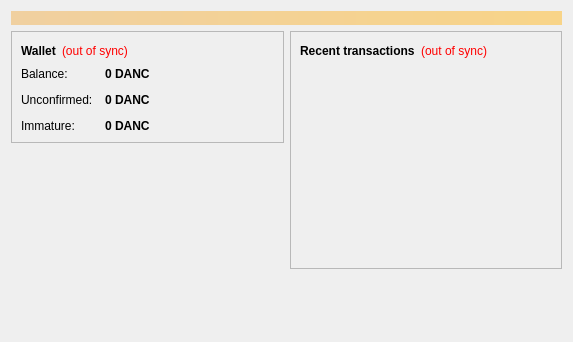
<?xml version="1.0" encoding="UTF-8"?>
<ui version="4.0">
 <class>OverviewPage</class>
 <widget class="QWidget" name="OverviewPage">
  <property name="geometry">
   <rect>
    <x>0</x>
    <y>0</y>
    <width>573</width>
    <height>342</height>
   </rect>
  </property>
  <property name="windowTitle">
   <string>Form</string>
  </property>
  <layout class="QVBoxLayout" name="topLayout">
   <item>
    <widget class="QLabel" name="labelAlerts">
     <property name="visible">
      <bool>false</bool>
     </property>
     <property name="styleSheet">
      <string notr="true">background-color: qlineargradient(x1: 0, y1: 0, x2: 1, y2: 0, stop:0 #F0D0A0, stop:1 #F8D488); color:#000000;</string>
     </property>
     <property name="wordWrap">
      <bool>true</bool>
     </property>
     <property name="margin">
      <number>3</number>
     </property>
    </widget>
   </item>
   <item>
    <layout class="QHBoxLayout" name="horizontalLayout" stretch="1,1">
     <item>
      <layout class="QVBoxLayout" name="verticalLayout_2">
       <item>
        <widget class="QFrame" name="frame">
         <property name="frameShape">
          <enum>QFrame::StyledPanel</enum>
         </property>
         <property name="frameShadow">
          <enum>QFrame::Raised</enum>
         </property>
         <layout class="QVBoxLayout" name="verticalLayout_4">
          <item>
           <layout class="QHBoxLayout" name="horizontalLayout_4">
            <item>
             <widget class="QLabel" name="label_5">
              <property name="font">
               <font>
                <weight>75</weight>
                <bold>true</bold>
               </font>
              </property>
              <property name="text">
               <string>Wallet</string>
              </property>
             </widget>
            </item>
            <item>
             <widget class="QLabel" name="labelWalletStatus">
              <property name="toolTip">
               <string>The displayed information may be out of date. Your wallet automatically synchronizes with the DragonCoin network after a connection is established, but this process has not completed yet.</string>
              </property>
              <property name="styleSheet">
               <string notr="true">QLabel { color: red; }</string>
              </property>
              <property name="text">
               <string notr="true">(out of sync)</string>
              </property>
              <property name="alignment">
               <set>Qt::AlignLeading|Qt::AlignLeft|Qt::AlignVCenter</set>
              </property>
             </widget>
            </item>
            <item>
             <spacer name="horizontalSpacer_2">
              <property name="orientation">
               <enum>Qt::Horizontal</enum>
              </property>
              <property name="sizeHint" stdset="0">
               <size>
                <width>40</width>
                <height>20</height>
               </size>
              </property>
             </spacer>
            </item>
           </layout>
          </item>
          <item>
           <layout class="QFormLayout" name="formLayout_2">
            <property name="fieldGrowthPolicy">
             <enum>QFormLayout::AllNonFixedFieldsGrow</enum>
            </property>
            <property name="horizontalSpacing">
             <number>12</number>
            </property>
            <property name="verticalSpacing">
             <number>12</number>
            </property>
            <item row="0" column="0">
             <widget class="QLabel" name="label">
              <property name="text">
               <string>Balance:</string>
              </property>
             </widget>
            </item>
            <item row="0" column="1">
             <widget class="QLabel" name="labelBalance">
              <property name="font">
               <font>
                <weight>75</weight>
                <bold>true</bold>
               </font>
              </property>
              <property name="cursor">
               <cursorShape>IBeamCursor</cursorShape>
              </property>
              <property name="toolTip">
               <string>Your current balance</string>
              </property>
              <property name="text">
               <string notr="true">0 DANC</string>
              </property>
              <property name="textInteractionFlags">
               <set>Qt::LinksAccessibleByMouse|Qt::TextSelectableByKeyboard|Qt::TextSelectableByMouse</set>
              </property>
             </widget>
            </item>
            <item row="1" column="0">
             <widget class="QLabel" name="label_3">
              <property name="text">
               <string>Unconfirmed:</string>
              </property>
             </widget>
            </item>
            <item row="1" column="1">
             <widget class="QLabel" name="labelUnconfirmed">
              <property name="font">
               <font>
                <weight>75</weight>
                <bold>true</bold>
               </font>
              </property>
              <property name="cursor">
               <cursorShape>IBeamCursor</cursorShape>
              </property>
              <property name="toolTip">
               <string>Total of transactions that have yet to be confirmed, and do not yet count toward the current balance</string>
              </property>
              <property name="text">
               <string notr="true">0 DANC</string>
              </property>
              <property name="textInteractionFlags">
               <set>Qt::LinksAccessibleByMouse|Qt::TextSelectableByKeyboard|Qt::TextSelectableByMouse</set>
              </property>
             </widget>
            </item>
            <item row="2" column="0">
             <widget class="QLabel" name="labelImmatureText">
              <property name="text">
               <string>Immature:</string>
              </property>
             </widget>
            </item>
            <item row="2" column="1">
             <widget class="QLabel" name="labelImmature">
              <property name="font">
               <font>
                <weight>75</weight>
                <bold>true</bold>
               </font>
              </property>
              <property name="toolTip">
               <string>Mined balance that has not yet matured</string>
              </property>
              <property name="text">
               <string notr="true">0 DANC</string>
              </property>
              <property name="textInteractionFlags">
               <set>Qt::LinksAccessibleByMouse|Qt::TextSelectableByKeyboard|Qt::TextSelectableByMouse</set>
              </property>
             </widget>
            </item>
           </layout>
          </item>
         </layout>
        </widget>
       </item>
       <item>
        <spacer name="verticalSpacer">
         <property name="orientation">
          <enum>Qt::Vertical</enum>
         </property>
         <property name="sizeHint" stdset="0">
          <size>
           <width>20</width>
           <height>40</height>
          </size>
         </property>
        </spacer>
       </item>
      </layout>
     </item>
     <item>
      <layout class="QVBoxLayout" name="verticalLayout_3">
       <item>
        <widget class="QFrame" name="frame_2">
         <property name="frameShape">
          <enum>QFrame::StyledPanel</enum>
         </property>
         <property name="frameShadow">
          <enum>QFrame::Raised</enum>
         </property>
         <layout class="QVBoxLayout" name="verticalLayout">
          <item>
           <layout class="QHBoxLayout" name="horizontalLayout_2">
            <item>
             <widget class="QLabel" name="label_4">
              <property name="text">
               <string>&lt;b&gt;Recent transactions&lt;/b&gt;</string>
              </property>
             </widget>
            </item>
            <item>
             <widget class="QLabel" name="labelTransactionsStatus">
              <property name="toolTip">
               <string>The displayed information may be out of date. Your wallet automatically synchronizes with the DragonCoin network after a connection is established, but this process has not completed yet.</string>
              </property>
              <property name="styleSheet">
               <string notr="true">QLabel { color: red; }</string>
              </property>
              <property name="text">
               <string notr="true">(out of sync)</string>
              </property>
              <property name="alignment">
               <set>Qt::AlignRight|Qt::AlignTrailing|Qt::AlignVCenter</set>
              </property>
             </widget>
            </item>
            <item>
             <spacer name="horizontalSpacer">
              <property name="orientation">
               <enum>Qt::Horizontal</enum>
              </property>
              <property name="sizeHint" stdset="0">
               <size>
                <width>40</width>
                <height>20</height>
               </size>
              </property>
             </spacer>
            </item>
           </layout>
          </item>
          <item>
           <widget class="QListView" name="listTransactions">
            <property name="styleSheet">
             <string notr="true">QListView { background: transparent; }</string>
            </property>
            <property name="frameShape">
             <enum>QFrame::NoFrame</enum>
            </property>
            <property name="verticalScrollBarPolicy">
             <enum>Qt::ScrollBarAlwaysOff</enum>
            </property>
            <property name="horizontalScrollBarPolicy">
             <enum>Qt::ScrollBarAlwaysOff</enum>
            </property>
            <property name="selectionMode">
             <enum>QAbstractItemView::NoSelection</enum>
            </property>
           </widget>
          </item>
         </layout>
        </widget>
       </item>
       <item>
        <spacer name="verticalSpacer_2">
         <property name="orientation">
          <enum>Qt::Vertical</enum>
         </property>
         <property name="sizeHint" stdset="0">
          <size>
           <width>20</width>
           <height>40</height>
          </size>
         </property>
        </spacer>
       </item>
      </layout>
     </item>
    </layout>
   </item>
  </layout>
 </widget>
 <resources/>
 <connections/>
</ui>
